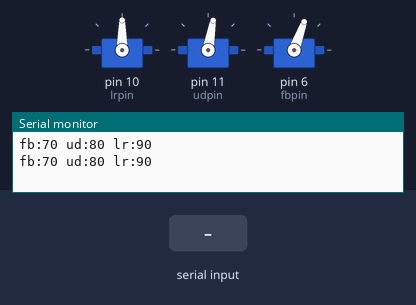
Recording of a sketch running on a simulated Arduino Uno, built with avr-gcc and run on an emulated ATmega328P. On the bench: 3 × servo, the last lines printed to the serial monitor. The inputs (shaded band) are chosen by the test bench.

Above: at 1.8 s.
1.9 s: "90;45;200\n" received over Serial
At 7.1 s:
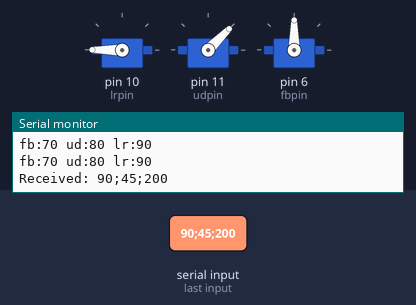
7.9 s: "1;90\n" received over Serial
At 13.8 s:
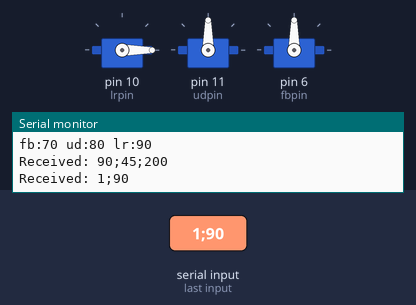
13.9 s: "90;45\n" received over Serial
At 16.8 s:
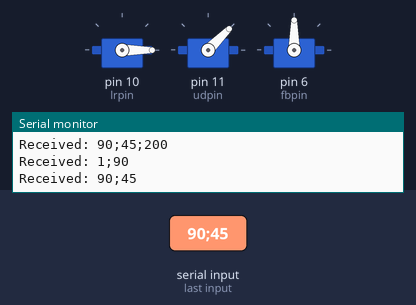
16.9 s: "home" received over Serial
At 19.27 s:
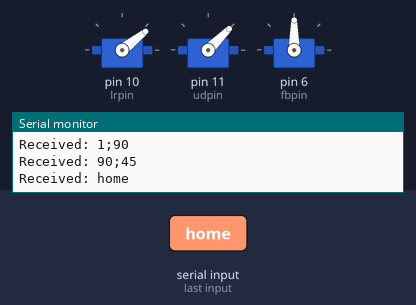
22.9 s: "5\n" received over Serial
At 26.7 s:
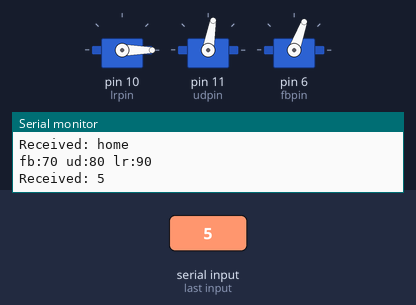
Timing chart, 0 to 26.9 s (numbered marks = the images above; inputs shaded):
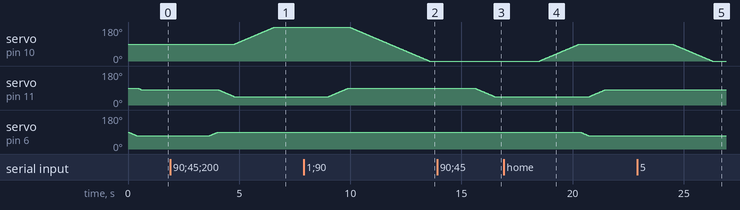

The sketch:

control_via_degrees.ino
```cpp
#include <Servo.h>
#include <stdlib.h>

Servo lr, ud, fb;

int lrpin = 10;
int udpin = 11;
int fbpin = 6;

String rx;

int fb_rx;
int ud_rx;
int lr_rx;

void home_axes();

void setup() {
  lr.attach(lrpin);
  ud.attach(udpin);
  fb.attach(fbpin);
  Serial.begin(9600);
  home_axes();
}

void move_lr(int val){
  int pos = lr.read();

  if(pos < val){
    for(int i=pos; i<=val; i++){
      lr.write(i);
      delay(20);
    }
  }

  else if(pos > val){
    for(int i=pos; i>=val; i--){
      lr.write(i);
      delay(20);
    }
  }

  else return;
}

void move_fb(int val){
  int pos = fb.read();

  if(val > 175 || val < 40) return;

  if(pos < val){
    for(int i=pos; i<=val; i++){
      fb.write(i);
      delay(20);
    }
  }

  else if(pos > val){
    for(int i=pos; i>=val; i--){
      fb.write(i);
      delay(20);
    }
  }

  else return;
}

void move_ud(int val){
  int pos = ud.read();

  if(val > 100 || val < 40) return;

  if(pos < val){
    for(int i=pos; i<=val; i++){
      ud.write(i);
      delay(20);
    }
  }

  else if(pos > val){
    for(int i=pos; i>=val; i--){
      ud.write(i);
      delay(20);
    }
  }

  else return;
}

void home_axes(){
  move_lr(90);
  move_fb(70);
  move_ud(80);
}

String getValue(String data, char separator, int index)
{
  int found = 0;
  int strIndex[] = {0, -1};
  int maxIndex = data.length()-1;

  for(int i=0; i<=maxIndex && found<=index; i++){
    if(data.charAt(i)==separator || i==maxIndex){
        found++;
        strIndex[0] = strIndex[1]+1;
        strIndex[1] = (i == maxIndex) ? i+1 : i;
    }
  }

  return found>index ? data.substring(strIndex[0], strIndex[1]) : "";
}

void loop() {
  if (Serial.available() > 0) {
    rx = Serial.readString();
    Serial.println("Received: " + rx);

    if(rx == "home") home_axes();

    else{
    fb_rx = getValue(rx, ';', 0).toInt();
    ud_rx = getValue(rx, ';', 1).toInt();
    lr_rx = getValue(rx, ';', 2).toInt();

    move_fb(fb_rx);
    move_ud(ud_rx);
    move_lr(lr_rx);
    }
  }

  else {
    Serial.print("fb:");
    Serial.print(fb.read());
    Serial.print(" ud:");
    Serial.print(ud.read());
    Serial.print(" lr:");
    Serial.println(lr.read());
    }
  delay(1000);
}
```

Measured:
- after the input at 1.9 s, servo on pin 10 (lrpin): moves from 90° to 180° over 1.8 s, starting after 2.9 s; servo on pin 11 (udpin): moves from 80° to 45° over 0.68 s, starting after 2.2 s; servo on pin 6 (fbpin): moves from 70° to 90° over 0.38 s, starting after 1.8 s
- after the input at 7.9 s, servo on pin 10 (lrpin): moves from 180° to 0° over 3.6 s, starting after 2.1 s; servo on pin 11 (udpin): moves from 45° to 90° over 0.88 s, starting after 1.1 s
- after the input at 13.9 s, servo on pin 11 (udpin): moves from 90° to 45° over 0.88 s, starting after 1.7 s
- after the input at 16.9 s, servo on pin 10 (lrpin): moves from 0° to 90° over 1.8 s, starting after 1.6 s; servo on pin 11 (udpin): moves from 45° to 80° over 0.68 s, starting after 3.9 s; servo on pin 6 (fbpin): moves from 90° to 70° over 0.38 s, starting after 3.4 s
- after the input at 22.9 s, servo on pin 10 (lrpin): moves from 90° to 0° over 1.8 s, starting after 1.6 s
